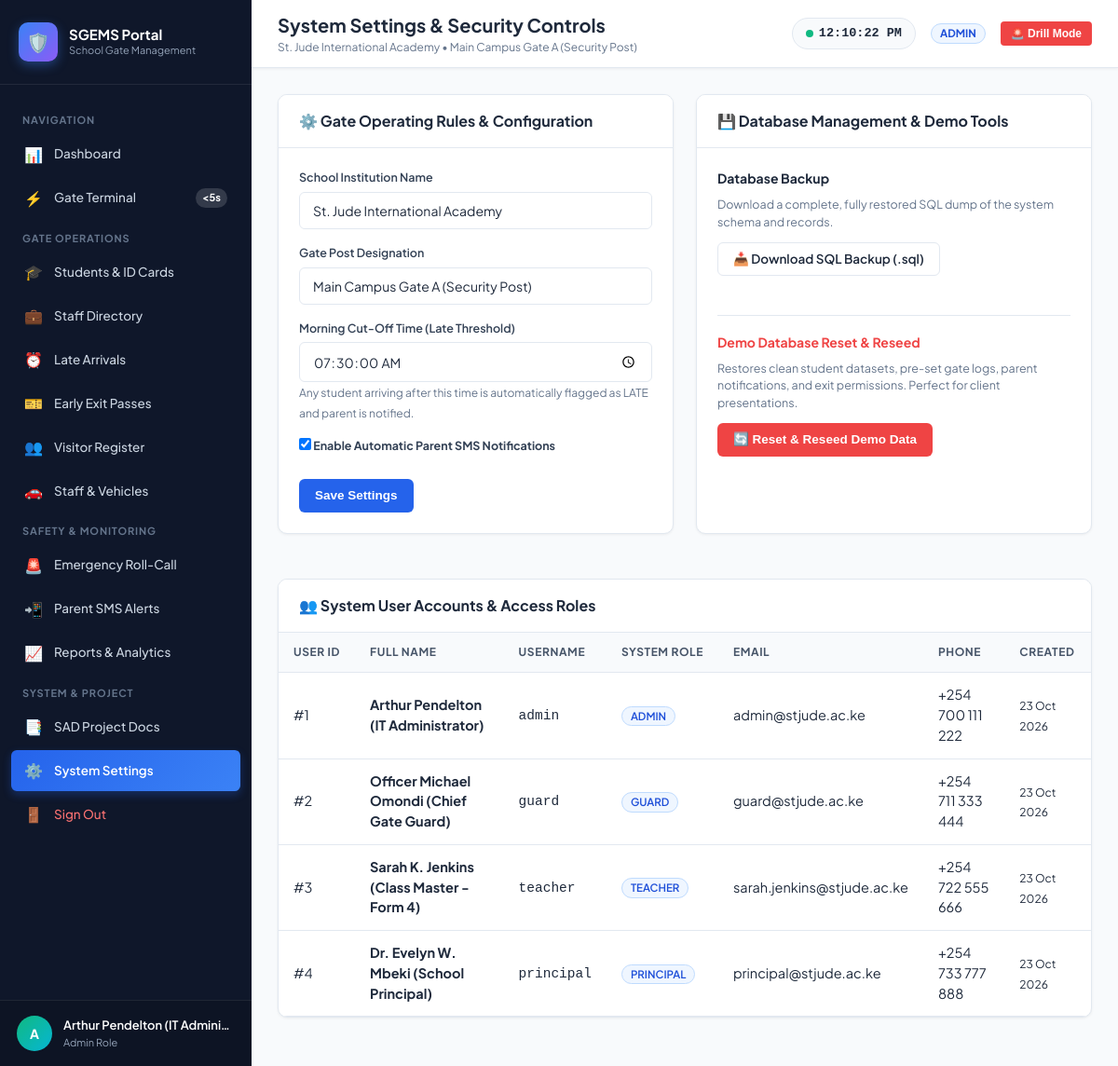
Page /pages/settings.php (signed in) on the committed database.
### tables this page shows
CREATE TABLE `system_settings` (
  `setting_key` VARCHAR(50) NOT NULL,
  `setting_value` TEXT NOT NULL,
  `description` VARCHAR(255) DEFAULT NULL,
  PRIMARY KEY (`setting_key`)
);

CREATE TABLE `users` (
  `id` INT AUTO_INCREMENT PRIMARY KEY,
  `username` VARCHAR(50) NOT NULL UNIQUE,
  `password` VARCHAR(255) NOT NULL,
  `full_name` VARCHAR(100) NOT NULL,
  `role` ENUM('guard', 'teacher', 'admin', 'principal') NOT NULL DEFAULT 'guard',
  `email` VARCHAR(100) DEFAULT NULL,
  `phone` VARCHAR(30) DEFAULT NULL,
  `created_at` TIMESTAMP DEFAULT CURRENT_TIMESTAMP
);

### config/db.php (called while the page is built, shortened)
<?php
function get_db_connection() {
    static $pdo = null;
    if ($pdo === null) {
        $dsn = "mysql:host=" . DB_HOST . ";port=" . DB_PORT . ";dbname=" . DB_NAME . ";charset=utf8mb4";
        $options = [
            PDO::ATTR_ERRMODE            => PDO::ERRMODE_EXCEPTION,
            PDO::ATTR_DEFAULT_FETCH_MODE => PDO::FETCH_ASSOC,
            PDO::ATTR_EMULATE_PREPARES   => false,
        ];
        try {
            $pdo = new PDO($dsn, DB_USER, DB_PASS, $options);
        } catch (PDOException $e) {
            die("Database connection failed: " . htmlspecialchars($e->getMessage()));
        }
    }
    return $pdo;
}
function get_setting($key, $default = '') {
    try {
        $pdo = get_db_connection();
        $stmt = $pdo->prepare("SELECT setting_value FROM system_settings WHERE setting_key = ? LIMIT 1");
        $stmt->execute([$key]);
        $row = $stmt->fetch();
        return $row ? $row['setting_value'] : $default;
    } catch (Exception $e) {
        return $default;
    }
}
function is_logged_in() {
    return isset($_SESSION['user_id']) && !empty($_SESSION['user_id']);
}
function has_role(...$roles) {
    return in_array($_SESSION['role'], $roles);
}

### pages/settings.php (the view, shortened to what this page needs)
<?php
$pageTitle = 'System Settings & Security Controls';
require_once __DIR__ . '/../includes/header.php';
$pdo = get_db_connection();
$users = $pdo->query("SELECT id, username, full_name, role, email, phone, created_at FROM users ORDER BY id ASC")->fetchAll();
?>
<div style="display:grid; grid-template-columns: 1fr 1fr; gap:24px;">
  <div class="card">
    <div class="card-header">
      <div class="card-title">
        <span>⚙️ Gate Operating Rules & Configuration</span>
      </div>
    </div>
    <div class="card-body">
      <form method="POST" action="">
        <div class="form-group">
          <label>School Institution Name</label>
          <input type="text" name="school_name" class="form-control" value="<?php echo htmlspecialchars(get_setting('school_name')); ?>" required>
        </div>
        <div class="form-group">
          <label>Gate Post Designation</label>
          <input type="text" name="gate_name" class="form-control" value="<?php echo htmlspecialchars(get_setting('gate_name')); ?>" required>
        </div>
        <div class="form-group">
          <label>Morning Cut-Off Time (Late Threshold)</label>
          <input type="time" name="cutoff_time" step="1" class="form-control" value="<?php echo htmlspecialchars(get_setting('cutoff_time', '07:30:00')); ?>" required>
          <small style="color:var(--text-muted);">Any student arriving after this time is automatically flagged as LATE and parent is notified.</small>
        </div>
        <div class="form-group" style="margin-top:14px;">
          <label>
            <input type="checkbox" name="sms_alerts_enabled" value="1" <?php echo get_setting('sms_alerts_enabled') === '1' ? 'checked' : ''; ?>>
            <strong>Enable Automatic Parent SMS Notifications</strong>
          </label>
        </div>
        <button type="submit" class="btn btn-primary" style="margin-top:10px;">Save Settings</button>
      </form>
    </div>
  </div>
  <div class="card">
    <div class="card-header">
      <div class="card-title">
        <span>💾 Database Management & Demo Tools</span>
      </div>
    </div>
    <div class="card-body">
      <h4 style="font-size:14px; margin-bottom:8px;">Database Backup</h4>
      <p style="font-size:12.5px; color:var(--text-muted); margin-bottom:12px;">
        Download a complete, fully restored SQL dump of the system schema and records.
      </p>
      <a href="?action=download_backup" class="btn btn-outline" style="margin-bottom:24px;">
        📥 Download SQL Backup (.sql)
      </a>
      <hr style="border:none; border-top:1px solid var(--border); margin:18px 0;">
      <h4 style="font-size:14px; margin-bottom:8px; color:#ef4444;">Demo Database Reset & Reseed</h4>
      <p style="font-size:12.5px; color:var(--text-muted); margin-bottom:12px;">
        Restores clean student datasets, pre-set gate logs, parent notifications, and exit permissions. Perfect for client presentations.
      </p>
      <button class="btn btn-danger" onclick="triggerDbReset()">
        🔄 Reset & Reseed Demo Data
      </button>
    </div>
  </div>
</div>
<div class="card" style="margin-top:24px;">
  <div class="card-header">
    <div class="card-title">
      <span>👥 System User Accounts & Access Roles</span>
    </div>
  </div>
  <div class="table-responsive">
    <table class="data-table">
      <thead>
        <tr>
          <th>User ID</th>
          <th>Full Name</th>
          <th>Username</th>
          <th>System Role</th>
          <th>Email</th>
          <th>Phone</th>
          <th>Created</th>
        </tr>
      </thead>
      <tbody>
        <?php foreach ($users as $u): ?>
        <tr>
          <td>#<?php echo $u['id']; ?></td>
          <td><strong><?php echo htmlspecialchars($u['full_name']); ?></strong></td>
          <td><code><?php echo htmlspecialchars($u['username']); ?></code></td>
          <td>
            <span class="badge badge-approved" style="text-transform:uppercase;">
              <?php echo htmlspecialchars($u['role']); ?>
            </span>
          </td>
          <td><?php echo htmlspecialchars($u['email'] ?: '-'); ?></td>
          <td><?php echo htmlspecialchars($u['phone'] ?: '-'); ?></td>
          <td><small><?php echo date('d M Y', strtotime($u['created_at'])); ?></small></td>
        </tr>
        <?php endforeach; ?>
      </tbody>
    </table>
  </div>
</div>
<?php require_once __DIR__ . '/../includes/footer.php'; ?>

### includes/header.php (shortened to what this page needs)
<?php
require_once __DIR__ . '/../config/db.php';
$pageTitle = $pageTitle ?? 'Dashboard';
$schoolName = get_setting('school_name', 'St. Jude International Academy');
$isEmergency = (get_setting('emergency_mode', '0') === '1');
?>
<!DOCTYPE html>
<html lang="en">
<head>
  <link rel="stylesheet" href="<?php echo BASE_URL; ?>assets/css/style.css">
  <link rel="stylesheet" href="<?php echo BASE_URL; ?>assets/css/print.css" media="print">
</head>
<body>
<div class="app-layout">
  <?php include __DIR__ . '/nav.php'; ?>
  <div class="app-main">
    <header class="app-topbar">
      <div class="topbar-left">
        <div class="page-title-wrap">
          <h1><?php echo htmlspecialchars($pageTitle); ?></h1>
          <p><?php echo htmlspecialchars($schoolName); ?> &bull; <?php echo htmlspecialchars(get_setting('gate_name', 'Main Gate')); ?></p>
        </div>
      </div>
      <div class="topbar-right">
        <div class="live-clock-pill">
          <span class="live-pulse"></span>
          <span id="liveClockText">--:--:--</span>
        </div>
        <div style="display:flex; align-items:center; gap:8px;">
          <span class="badge badge-approved" style="text-transform:uppercase; font-weight:700;">
            <?php echo htmlspecialchars($_SESSION['role'] ?? 'guest'); ?>
          </span>
        </div>
        <?php if (!$isEmergency && has_role('admin', 'principal', 'guard')): ?>
        <button class="btn btn-danger btn-sm" onclick="startEmergencyDrill()">
          🚨 Drill Mode
        </button>
        <?php endif; ?>
      </div>
    </header>
    <main class="content-body">

### rows in the picture
system_settings: setting_value "St. Jude International Academy", school_name "St. Jude International Academy"
system_settings: setting_value "Main Campus Gate A (Security Post)", gate_name "Main Campus Gate A (Security Post)"
system_settings: cutoff_time "07:30:00"
system_settings: setting_value "☑"
users: id "1", full_name "Arthur Pendelton (IT Administrator)", username "admin", role "ADMIN", email "admin@stjude.ac.ke", phone "+254 700 111 222", created_at "23 Oct 2026"
users: id "2", full_name "Officer Michael Omondi (Chief Gate Guard)", username "guard", role "GUARD", email "guard@stjude.ac.ke", phone "+254 711 333 444", created_at "23 Oct 2026"
users: id "3", full_name "Sarah K. Jenkins (Class Master - Form 4)", username "teacher", role "TEACHER", email "sarah.jenkins@stjude.ac.ke", phone "+254 722 555 666", created_at "23 Oct 2026"
users: id "4", full_name "Dr. Evelyn W. Mbeki (School Principal)", username "principal", role "PRINCIPAL", email "principal@stjude.ac.ke", phone "+254 733 777 888", created_at "23 Oct 2026"

### other values in the picture
substr($_SESSION['full_name'] ?? 'U', 0, 1) "A"
$_SESSION['full_name'] "Arthur Pendelton (IT Admini…"
$_SESSION['role'] "Admin"
$pageTitle "System Settings & Security Controls"
$_SESSION['role'] "ADMIN"
